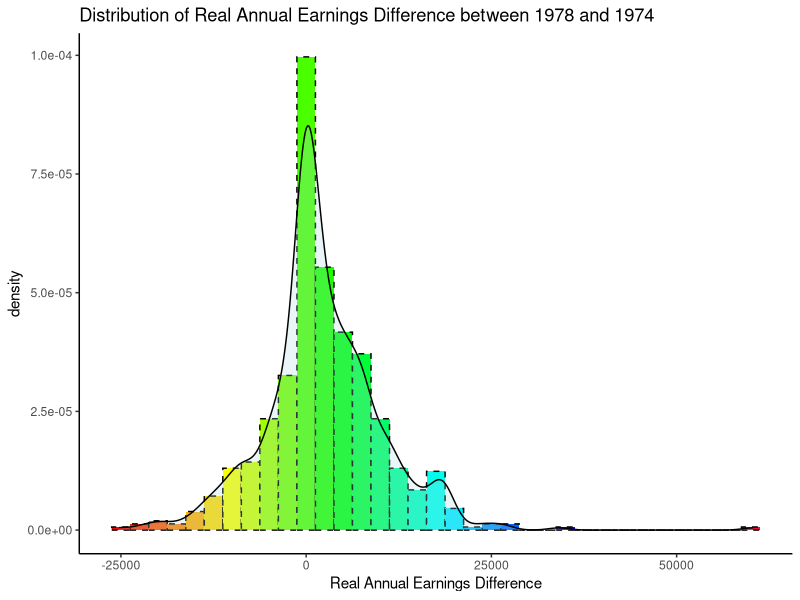
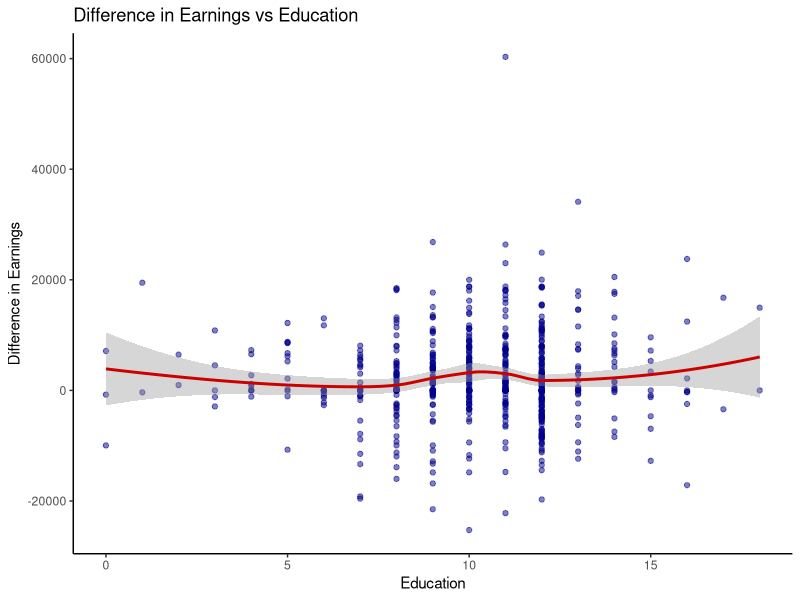
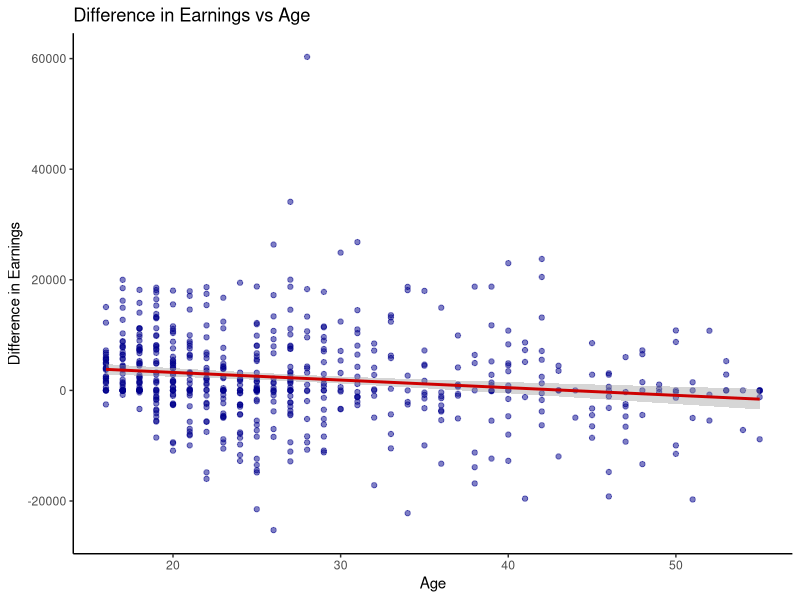
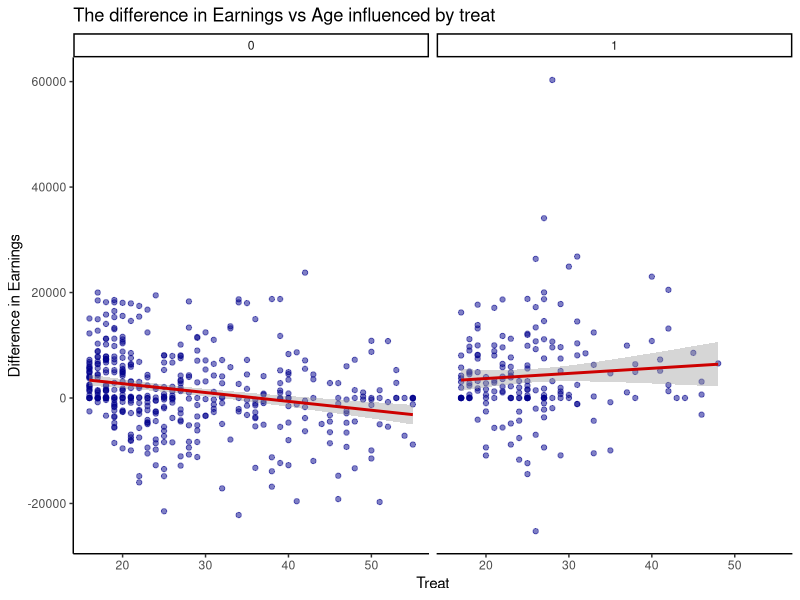

The R source for these figures, in order: (Note: this script raises an error after producing the figures.)
## ---- chunk 1

###### Clear environment and load libraries
rm(list = ls())

options(warn=-1)
options(xtable.comment = FALSE)

library(broom) 
library(ggplot2)
library(xtable)
library(knitr)
library(kableExtra)
library(rms)
library(pROC)
library(e1071)
library(caret)
require(gridExtra)
library(MASS)
library(arm)

###### Load the data
lalondedata <-
  read.table(
    "lalondedata.csv",
    header = TRUE,
    sep = ",",
    colClasses = c(
      "factor",
      "factor",
      "numeric",
      "numeric",
      "factor",
      "factor",
      "factor",
      "factor",
      "numeric",
      "numeric",
      "numeric"
    )
  )


lalondedata$diff <- lalondedata$re78 - lalondedata$re74
dim(lalondedata)
str(lalondedata)
summary(lalondedata)

lalondedata$agec <- c(scale(lalondedata$age, scale = F))
lalondedata$educc <- c(scale(lalondedata$educ, scale = F))
lalondedata$educc2 <- lalondedata$educc ^ 2

## ---- chunk 2

ggplot(lalondedata, aes(x = diff)) +
  geom_histogram(
    aes(y = ..density..),
    color = "black",
    linetype = "dashed",
    fill = rainbow(35),
    binwidth = 2500
  ) +
  geom_density(alpha = .25, fill = "lightblue") +
  scale_fill_brewer(palette = "Blues") +
  labs(title = "Distribution of Real Annual Earnings Difference between 1978 and 1974",
       x = "Real Annual Earnings Difference") +
  theme_classic() + theme(legend.position = "none")


## ---- chunk 3

# educ
ggplot(lalondedata, aes(x = educ, y = diff)) +
  geom_point(alpha = .5, colour = "blue4") +
  geom_smooth(col = "red3") +
  theme_classic() +
  labs(title = "Difference in Earnings vs Education", x = "Education",
       y = "Difference in Earnings")

ggplot(lalondedata, aes(x = age, y = diff)) +
  geom_point(alpha = .5, colour = "blue4") +
  geom_smooth(method = "lm", col = "red3") +
  theme_classic() +
  labs(title = "Difference in Earnings vs Age", x = "Age",
       y = "Difference in Earnings")

## ---- chunk 4

ggplot(lalondedata, aes(x = age, y = diff)) +
  geom_point(alpha = .5, colour = "blue4") +
  geom_smooth(method = "lm", col = "red3") +
  theme_classic() +
  labs(title = "The difference in Earnings vs Age influenced by treat", x = "Treat",
       y = "Difference in Earnings") +
  facet_wrap( ~ treat)

## ---- chunk 5

final_model <-
  lm(
    diff ~ treat + black + hispan + agec + married + treat:agec + educc + educc2
    + agec:married,
    data = lalondedata
  )

fsta <- summary(final_model)$fstatistic
model_pvalue <- pf(fsta[1],fsta[2],fsta[3],lower.tail=F)
## ---- chunk 6
xable(final_model, 
      caption = "Coefficient-Level Estimates")

tdf <- data.frame(
    pValue = formatC(model_pvalue, format = "e", digits = 2),
    RSquare = c(round(summary(final_model)$r.squared, 2))
)

xable(tdf, caption = "Evaluationl")

xable(confint(final_model), caption = "Confidence Interval")
## ---- chunk 7

plot(final_model, which=1)
plot(final_model, which=3)

## ---- chunk 8

# Outliers
plot(final_model, which=2)

# Outliers
lev_scores <- hatvalues(final_model)
p<- 9
n <- nrow(lalondedata)
plot(lev_scores, col=ifelse(lev_scores > (2*p/n), 'red2', 'navy'), type="h", ylab="Leverage score",xlab="Index",main="Leverage Scores for all observations")

# High Influence
plot(final_model, which=5, main = "Cook's Distance Analysis")

## ---- chunk 9

xtable(tidy(vif(final_model)))

## ---- chunk 10

rm(list = ls())

lalondedata <-
  read.table(
    "lalondedata.csv",
    header = TRUE,
    sep = ",",
    colClasses = c(
      "factor",
      "factor",
      "numeric",
      "numeric",
      "factor",
      "factor",
      "factor",
      "factor",
      "numeric",
      "numeric",
      "numeric"
    )
  )

lalondedata$earn <- ifelse(lalondedata$re78 > 0, 1, 0)

lalondedata$earnf <-
  factor(
    ifelse(lalondedata$re78 > 0, 1, 0),
    levels = c(0, 1),
    labels = c("Zero", "Positive")
  )


lalondedata$agec <- lalondedata$age - mean(lalondedata$age)
lalondedata$educc <- lalondedata$educ - mean(lalondedata$educ)
lalondedata$agec2 <- lalondedata$agec ^ 2

## ---- chunk 11

full_model <-
  glm(
    earn ~ treat + black + agec + agec2  
           + nodegree + hispan + married 
           + nodegree:agec + hispan:married + agec:treat,
    
    data = lalondedata,
    family = binomial
  )

rawresid <- residuals(full_model,"resp")

model_sum <- summary(full_model)

## ---- chunk 12

xtable(model_sum, caption = "Coefficients")
 
model_confint <- confint(full_model)

xtable(model_confint, caption = "Confidence Interval")

tdf <- data.frame(
    NULL_deviance = round(model_sum$null.deviance, 2),
    Residual_deviance = round(model_sum$deviance, 2)
)

xtable(tdf, caption = "Deviance")

## ---- chunk 13

binnedplot(
  x = fitted(full_model),
  y = rawresid,
  xlab = "Pred. probabilities",
  col.int = "red4",
  ylab = "Avg. residuals",
  main = "Binned residual plot",
  col.pts = "navy"
)

binnedplot(
  x = lalondedata$agec,
  y = rawresid,
  xlab = "Age (Centered)",
  col.int = "red4",
  ylab = "Avg. residuals",
  main = "Binned residual plot",
  col.pts = "navy"
)

binnedplot(
  x = lalondedata$educc,
  y = rawresid,
  xlab = "Education (Centered)",
  col.int = "red4",
  ylab = "Avg. residuals",
  main = "Binned residual plot",
  col.pts = "navy"
)

## ---- chunk 14

xtable(tidy(vif(full_model)))

## ---- chunk 15

Conf_mat <-
  confusionMatrix(as.factor(ifelse(
    fitted(full_model) >= mean(lalondedata$earn), "1", "0"
  )),
  as.factor(lalondedata$earn), positive = "1")

                
xtable(Conf_mat$table, caption = "Confusion Matrix")

## ---- chunk 16


cutoff = "best"

roc <- roc(lalondedata$earn,
           fitted(full_model),
           plot=T,
           print.thres=cutoff,
           legacy.axes=T, 
           col="blue2")

roc_value <-coords(roc, cutoff, transpose = FALSE)
